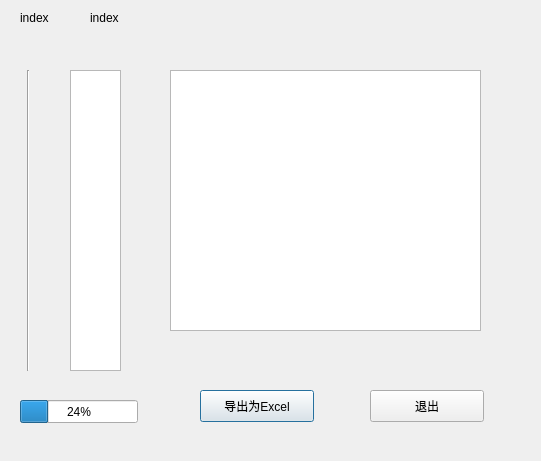
<?xml version="1.0" encoding="UTF-8"?>
<ui version="4.0">
 <class>index_Dialog</class>
 <widget class="QDialog" name="index_Dialog">
  <property name="geometry">
   <rect>
    <x>0</x>
    <y>0</y>
    <width>541</width>
    <height>461</height>
   </rect>
  </property>
  <property name="windowTitle">
   <string>显示指标</string>
  </property>
  <widget class="QLabel" name="label">
   <property name="geometry">
    <rect>
     <x>20</x>
     <y>10</y>
     <width>62</width>
     <height>16</height>
    </rect>
   </property>
   <property name="text">
    <string>index</string>
   </property>
  </widget>
  <widget class="QLabel" name="label_2">
   <property name="geometry">
    <rect>
     <x>90</x>
     <y>10</y>
     <width>62</width>
     <height>16</height>
    </rect>
   </property>
   <property name="text">
    <string>index</string>
   </property>
  </widget>
  <widget class="QTextBrowser" name="intro_textBrowser">
   <property name="geometry">
    <rect>
     <x>170</x>
     <y>70</y>
     <width>311</width>
     <height>261</height>
    </rect>
   </property>
  </widget>
  <widget class="QPushButton" name="excel_pushButton">
   <property name="geometry">
    <rect>
     <x>200</x>
     <y>390</y>
     <width>114</width>
     <height>32</height>
    </rect>
   </property>
   <property name="text">
    <string>导出为Excel</string>
   </property>
  </widget>
  <widget class="QPushButton" name="quit_pushButton">
   <property name="geometry">
    <rect>
     <x>370</x>
     <y>390</y>
     <width>114</width>
     <height>32</height>
    </rect>
   </property>
   <property name="text">
    <string>退出</string>
   </property>
  </widget>
  <widget class="QGraphicsView" name="wdj_graphicsView">
   <property name="geometry">
    <rect>
     <x>70</x>
     <y>70</y>
     <width>51</width>
     <height>301</height>
    </rect>
   </property>
  </widget>
  <widget class="Line" name="line">
   <property name="geometry">
    <rect>
     <x>20</x>
     <y>70</y>
     <width>16</width>
     <height>301</height>
    </rect>
   </property>
   <property name="orientation">
    <enum>Qt::Vertical</enum>
   </property>
  </widget>
  <widget class="QProgressBar" name="progressBar">
   <property name="geometry">
    <rect>
     <x>20</x>
     <y>400</y>
     <width>118</width>
     <height>23</height>
    </rect>
   </property>
   <property name="value">
    <number>24</number>
   </property>
  </widget>
 </widget>
 <resources/>
 <connections/>
</ui>
